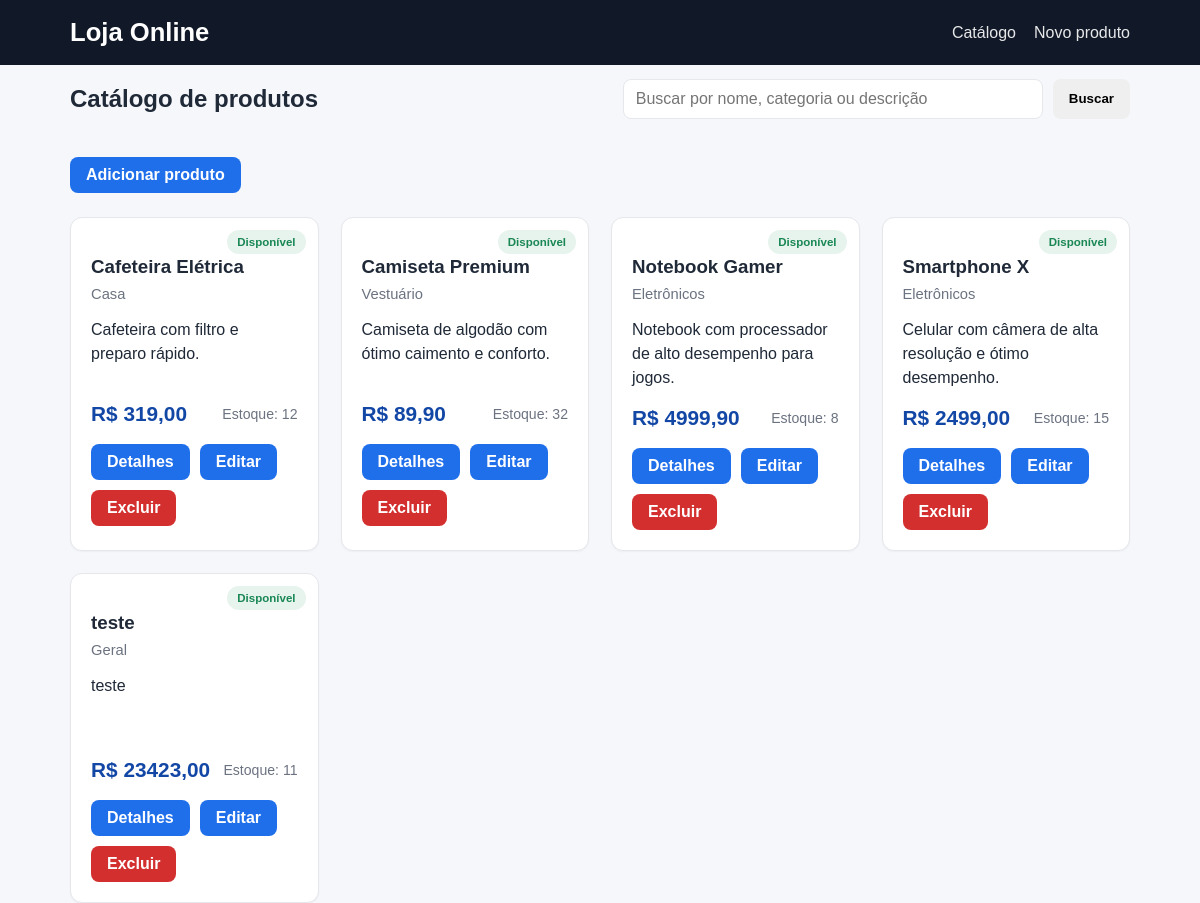
The page / on the database its author committed.
### catalogo/models.py (models this page shows, shortened)
class Produto(models.Model):
    nome = models.CharField(max_length=150, verbose_name='Nome')
    descricao = models.TextField(blank=True, verbose_name='Descrição')
    preco = models.DecimalField(max_digits=10, decimal_places=2, verbose_name='Preço')
    estoque = models.PositiveIntegerField(default=0, verbose_name='Estoque')
    categoria = models.CharField(max_length=80, default='Geral', verbose_name='Categoria')
    disponivel = models.BooleanField(default=True, verbose_name='Disponível')
    criado_em = models.DateTimeField(auto_now_add=True, verbose_name='Criado em')
    atualizado_em = models.DateTimeField(auto_now=True, verbose_name='Atualizado em')
    class Meta:
        ordering = ['nome']
        verbose_name = 'Produto'
        verbose_name_plural = 'Produtos'

### catalogo/views.py (the view)
# urls.py: path('', ProdutoListView.as_view(), name='produto_list'),
class ProdutoListView(ListView):
    model = Produto
    template_name = 'catalogo/produto_list.html'
    context_object_name = 'produtos'
    paginate_by = 12
    def get_queryset(self):
        queryset = super().get_queryset()
        termo = self.request.GET.get('q')
        if termo:
            return queryset.filter(
                Q(nome__icontains=termo) |
                Q(descricao__icontains=termo) |
                Q(categoria__icontains=termo)
            )
        return queryset

### catalogo/templates/catalogo/produto_list.html (shortened to what this page needs)
{% extends 'catalogo/base.html' %}
{% block content %}
<div class="toolbar">
    <h2>Catálogo de produtos</h2>
    <form method="get" class="search-form">
        <input type="text" name="q" value="{{ request.GET.q|default:'' }}" placeholder="Buscar por nome, categoria ou descrição">
        <button type="submit">Buscar</button>
    </form>
</div>
<div class="actions">
    <a class="button primary" href="{% url 'produto_create' %}">Adicionar produto</a>
</div>
{% if produtos %}
    <div class="product-grid">
        {% for produto in produtos %}
            <article class="product-card">
                <div class="product-badge {% if produto.disponivel %}available{% else %}unavailable{% endif %}">
                    {% if produto.disponivel %}Disponível{% else %}Indisponível{% endif %}
                </div>
                <h3>{{ produto.nome }}</h3>
                <p class="category">{{ produto.categoria }}</p>
                <p class="description">{{ produto.descricao|truncatechars:120 }}</p>
                <div class="price-row">
                    <span class="price">R$ {{ produto.preco }}</span>
                    <span class="stock">Estoque: {{ produto.estoque }}</span>
                </div>
                <div class="card-actions">
                    <a href="{% url 'produto_detail' produto.pk %}">Detalhes</a>
                    <a href="{% url 'produto_update' produto.pk %}">Editar</a>
                    <a class="danger" href="{% url 'produto_delete' produto.pk %}">Excluir</a>
                </div>
            </article>
        {% endfor %}
    </div>
{% else %}
    <div class="empty-state">
        <p>Nenhum produto encontrado.</p>
    </div>
{% endif %}
{% endblock %}

### catalogo/templates/catalogo/base.html (shortened to what this page needs)
<!DOCTYPE html>
<html lang="pt-BR">
<head>
    {% load static %}
    <link rel="stylesheet" href="{% static 'catalogo/styles.css' %}">
</head>
<body>
    <header class="topbar">
        <div class="container">
            <h1><a href="{% url 'produto_list' %}">Loja Online</a></h1>
            <nav>
                <a href="{% url 'produto_list' %}">Catálogo</a>
                <a href="{% url 'produto_create' %}">Novo produto</a>
            </nav>
        </div>
    </header>
    <main class="container">
        {% block content %}{% endblock %}
    </main>
</body>
</html>

### static/catalogo/styles.css (style rules this page uses)
:root { --bg: #f5f7fb; --panel: #ffffff; --primary: #1f6feb; --primary-dark: #1247a6; --danger: #d32f2f; --text: #1f2937; --muted: #6b7280; --border: #e5e7eb; --success: #198754; --warning: #b7791f; }
* { box-sizing: border-box; }
body { margin: 0; font-family: Arial, sans-serif; background: var(--bg); color: var(--text); }
.container { max-width: 1100px; margin: 0 auto; padding: 0 20px; }
.topbar { background: #111827; color: white; padding: 18px 0; }
.topbar .container { display: flex; justify-content: space-between; align-items: center; }
.topbar h1 { margin: 0; font-size: 1.6rem; }
.topbar a { color: white; text-decoration: none; }
nav { display: flex; gap: 18px; }
nav a { color: white; opacity: 0.9; }
main { padding: 32px 0 60px; }
.toolbar { display: flex; justify-content: space-between; align-items: center; gap: 16px; margin-bottom: 24px; }
.search-form { display: flex; gap: 10px; flex: 1; justify-content: flex-end; }
.search-form input { width: min(100%, 420px); padding: 10px 12px; border: 1px solid var(--border); border-radius: 8px; }
.product-grid { display: grid; grid-template-columns: repeat(auto-fit, minmax(240px, 1fr)); gap: 22px; }
.product-card, .detail-card, .form-card { background: var(--panel); border: 1px solid var(--border); border-radius: 12px; padding: 20px; box-shadow: 0 1px 2px rgba(17, 24, 39, 0.04); }
.product-card { position: relative; }
.product-badge { position: absolute; right: 12px; top: 12px; border-radius: 999px; padding: 6px 10px; font-size: 0.72rem; font-weight: bold; }
.product-badge.available { background: rgba(25, 135, 84, 0.1); color: var(--success); }
.product-card h3 { margin: 18px 0 8px; }
.category { color: var(--muted); font-size: 0.92rem; margin: 0 0 10px; }
.description { color: var(--text); min-height: 68px; line-height: 1.5; }
.price-row { display: flex; justify-content: space-between; align-items: center; margin-top: 12px; gap: 8px; }
.price { font-size: 1.3rem; font-weight: bold; color: var(--primary-dark); }
.stock { font-size: 0.88rem; color: var(--muted); }
.card-actions { display: flex; flex-wrap: wrap; gap: 10px; margin-top: 18px; }
.button, .card-actions a, button { display: inline-flex; align-items: center; justify-content: center; padding: 9px 16px; border-radius: 8px; text-decoration: none; border: none; cursor: pointer; font-weight: 600; }
.button.primary, .card-actions a { background: var(--primary); color: white; }
.button.secondary, .card-actions a:nth-child(3) { background: #eef2ff; color: #1f2937; }
.button.danger, .card-actions a.danger { background: var(--danger); color: white; }
.actions { margin-bottom: 24px; }
form input, form textarea, form select { width: 100%; border: 1px solid var(--border); border-radius: 8px; padding: 10px 12px; font: inherit; }

### rows shown on the page
Produto: disponivel "Disponível", nome "Cafeteira Elétrica", categoria "Casa", descricao "Cafeteira com filtro e preparo rápido.", preco "319,00", estoque "12"
Produto: disponivel "Disponível", nome "Camiseta Premium", categoria "Vestuário", descricao "Camiseta de algodão com ótimo caimento e conforto.", preco "89,90", estoque "32"
Produto: disponivel "Disponível", nome "Notebook Gamer", categoria "Eletrônicos", descricao "Notebook com processador de alto desempenho para jogos.", preco "4999,90", estoque "8"
Produto: disponivel "Disponível", nome "Smartphone X", categoria "Eletrônicos", descricao "Celular com câmera de alta resolução e ótimo desempenho.", preco "2499,00", estoque "15"
Produto: disponivel "Disponível", nome "teste", categoria "Geral", descricao "teste", preco "23423,00", estoque "11"
